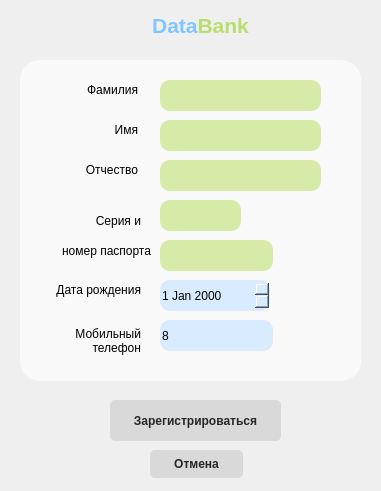
<?xml version="1.0" encoding="UTF-8"?>
<ui version="4.0">
 <class>SignUp</class>
 <widget class="QDialog" name="SignUp">
  <property name="geometry">
   <rect>
    <x>0</x>
    <y>0</y>
    <width>381</width>
    <height>491</height>
   </rect>
  </property>
  <property name="windowTitle">
   <string>Dialog</string>
  </property>
  <widget class="QLabel" name="label_7">
   <property name="geometry">
    <rect>
     <x>130</x>
     <y>10</y>
     <width>141</width>
     <height>31</height>
    </rect>
   </property>
   <property name="cursor">
    <cursorShape>CrossCursor</cursorShape>
   </property>
   <property name="text">
    <string>&lt;html&gt;&lt;head/&gt;&lt;body&gt;&lt;p align=&quot;center&quot;&gt;&lt;span style=&quot; font-size:16pt; font-weight:600; color:#81c4ff;&quot;&gt;Data&lt;/span&gt;&lt;span style=&quot; font-size:16pt; font-weight:600; color:#b9de6f;&quot;&gt;Bank&lt;/span&gt;&lt;/p&gt;&lt;/body&gt;&lt;/html&gt;</string>
   </property>
  </widget>
  <widget class="QPushButton" name="pushButton_2">
   <property name="geometry">
    <rect>
     <x>150</x>
     <y>450</y>
     <width>93</width>
     <height>28</height>
    </rect>
   </property>
   <property name="cursor">
    <cursorShape>PointingHandCursor</cursorShape>
   </property>
   <property name="styleSheet">
    <string notr="true">QPushButton:hover{background: #ffafa5; border-radius: 5px; border: 0.2px solid #d7eba9; color: #ffffff; font-size: 9pt; font-weight: bold;}																
QPushButton{background: #d9d9d9; border-radius: 5px; color: #262626; font-size: 9pt; font-weight: bold;}</string>
   </property>
   <property name="text">
    <string>Отмена</string>
   </property>
  </widget>
  <widget class="QGroupBox" name="groupBox">
   <property name="geometry">
    <rect>
     <x>20</x>
     <y>60</y>
     <width>341</width>
     <height>321</height>
    </rect>
   </property>
   <property name="styleSheet">
    <string notr="true">background: #F9F9F9;
border-radius: 20px;
</string>
   </property>
   <property name="title">
    <string/>
   </property>
   <widget class="QLabel" name="label_2">
    <property name="geometry">
     <rect>
      <x>50</x>
      <y>60</y>
      <width>68</width>
      <height>19</height>
     </rect>
    </property>
    <property name="text">
     <string>Имя</string>
    </property>
    <property name="alignment">
     <set>Qt::AlignRight|Qt::AlignTrailing|Qt::AlignVCenter</set>
    </property>
   </widget>
   <widget class="QLabel" name="label_5">
    <property name="geometry">
     <rect>
      <x>0</x>
      <y>220</y>
      <width>121</width>
      <height>20</height>
     </rect>
    </property>
    <property name="text">
     <string>Дата рождения</string>
    </property>
    <property name="alignment">
     <set>Qt::AlignRight|Qt::AlignTrailing|Qt::AlignVCenter</set>
    </property>
   </widget>
   <widget class="QDateEdit" name="dateEdit">
    <property name="geometry">
     <rect>
      <x>140</x>
      <y>220</y>
      <width>110</width>
      <height>31</height>
     </rect>
    </property>
    <property name="styleSheet">
     <string notr="true">QDateEdit{
	background: #d9ebff;
	border-radius: 10px;}
</string>
    </property>
   </widget>
   <widget class="QLabel" name="label_6">
    <property name="geometry">
     <rect>
      <x>10</x>
      <y>260</y>
      <width>111</width>
      <height>41</height>
     </rect>
    </property>
    <property name="text">
     <string>Мобильный
телефон</string>
    </property>
    <property name="alignment">
     <set>Qt::AlignRight|Qt::AlignTrailing|Qt::AlignVCenter</set>
    </property>
   </widget>
   <widget class="QLineEdit" name="surname">
    <property name="geometry">
     <rect>
      <x>140</x>
      <y>20</y>
      <width>161</width>
      <height>31</height>
     </rect>
    </property>
    <property name="styleSheet">
     <string notr="true">background: #d7eba9;
border-radius: 10px;
</string>
    </property>
   </widget>
   <widget class="QLabel" name="label">
    <property name="geometry">
     <rect>
      <x>50</x>
      <y>20</y>
      <width>68</width>
      <height>19</height>
     </rect>
    </property>
    <property name="text">
     <string>Фамилия</string>
    </property>
    <property name="alignment">
     <set>Qt::AlignRight|Qt::AlignTrailing|Qt::AlignVCenter</set>
    </property>
   </widget>
   <widget class="QLabel" name="label_3">
    <property name="geometry">
     <rect>
      <x>50</x>
      <y>100</y>
      <width>68</width>
      <height>19</height>
     </rect>
    </property>
    <property name="text">
     <string>Отчество</string>
    </property>
    <property name="alignment">
     <set>Qt::AlignRight|Qt::AlignTrailing|Qt::AlignVCenter</set>
    </property>
   </widget>
   <widget class="QLabel" name="label_4">
    <property name="geometry">
     <rect>
      <x>0</x>
      <y>140</y>
      <width>121</width>
      <height>41</height>
     </rect>
    </property>
    <property name="text">
     <string>Серия и</string>
    </property>
    <property name="alignment">
     <set>Qt::AlignRight|Qt::AlignTrailing|Qt::AlignVCenter</set>
    </property>
   </widget>
   <widget class="QLineEdit" name="pasportSeries">
    <property name="geometry">
     <rect>
      <x>140</x>
      <y>140</y>
      <width>81</width>
      <height>31</height>
     </rect>
    </property>
    <property name="styleSheet">
     <string notr="true">background: #d7eba9;
border-radius: 10px;
</string>
    </property>
    <property name="maxLength">
     <number>4</number>
    </property>
   </widget>
   <widget class="QLineEdit" name="fatherName">
    <property name="geometry">
     <rect>
      <x>140</x>
      <y>100</y>
      <width>161</width>
      <height>31</height>
     </rect>
    </property>
    <property name="styleSheet">
     <string notr="true">background: #d7eba9;
border-radius: 10px;
</string>
    </property>
   </widget>
   <widget class="QLineEdit" name="phoneNumber">
    <property name="geometry">
     <rect>
      <x>140</x>
      <y>260</y>
      <width>113</width>
      <height>31</height>
     </rect>
    </property>
    <property name="styleSheet">
     <string notr="true">background: #d9ebff;
border-radius: 10px;
</string>
    </property>
    <property name="text">
     <string>8</string>
    </property>
    <property name="maxLength">
     <number>11</number>
    </property>
   </widget>
   <widget class="QLineEdit" name="pasportNumber">
    <property name="geometry">
     <rect>
      <x>140</x>
      <y>180</y>
      <width>113</width>
      <height>31</height>
     </rect>
    </property>
    <property name="styleSheet">
     <string notr="true">background: #d7eba9;
border-radius: 10px;
</string>
    </property>
    <property name="maxLength">
     <number>6</number>
    </property>
   </widget>
   <widget class="QLineEdit" name="name">
    <property name="geometry">
     <rect>
      <x>140</x>
      <y>60</y>
      <width>161</width>
      <height>31</height>
     </rect>
    </property>
    <property name="styleSheet">
     <string notr="true">background: #d7eba9;
border-radius: 10px;
</string>
    </property>
   </widget>
   <widget class="QLabel" name="label_8">
    <property name="geometry">
     <rect>
      <x>10</x>
      <y>170</y>
      <width>121</width>
      <height>41</height>
     </rect>
    </property>
    <property name="text">
     <string>номер паспорта</string>
    </property>
    <property name="alignment">
     <set>Qt::AlignRight|Qt::AlignTrailing|Qt::AlignVCenter</set>
    </property>
   </widget>
  </widget>
  <widget class="QPushButton" name="pushButton">
   <property name="geometry">
    <rect>
     <x>110</x>
     <y>400</y>
     <width>171</width>
     <height>41</height>
    </rect>
   </property>
   <property name="cursor">
    <cursorShape>PointingHandCursor</cursorShape>
   </property>
   <property name="styleSheet">
    <string notr="true">QPushButton:hover{background: #b9de6f; border-radius: 5px; border: 0.2px solid #d7eba9; color: #ffffff; font-size: 9pt; font-weight: bold;}	
																	QPushButton{background: #d9d9d9; border-radius: 5px; color: #262626; font-size: 9pt; font-weight: bold;}</string>
   </property>
   <property name="text">
    <string>Зарегистрироваться</string>
   </property>
  </widget>
  <zorder>groupBox</zorder>
  <zorder>label_7</zorder>
  <zorder>pushButton_2</zorder>
  <zorder>pushButton</zorder>
 </widget>
 <tabstops>
  <tabstop>surname</tabstop>
  <tabstop>name</tabstop>
  <tabstop>fatherName</tabstop>
  <tabstop>pasportSeries</tabstop>
  <tabstop>pasportNumber</tabstop>
  <tabstop>dateEdit</tabstop>
  <tabstop>phoneNumber</tabstop>
  <tabstop>pushButton</tabstop>
  <tabstop>pushButton_2</tabstop>
 </tabstops>
 <resources/>
 <connections/>
</ui>
